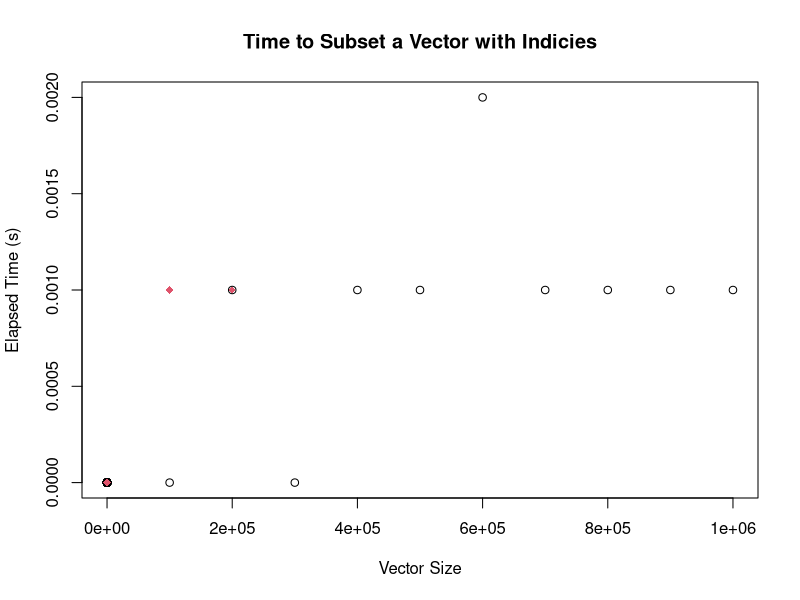

Source code (R):
#!/usr/bin/Rscript
#Creator: Daniel Wooten
#Class STATS243
#PS4

cat('*********************************************************** \n')
cat('BEGIN EXECUTION \n')

size <- 10000
boolvec <- rep(c(F,T,F,T),500000)
ivec <- vector('numeric',size)
itimes1 <- vector('numeric',size)
itimes2 <- vector('numeric',size)
itimes3 <- vector('numeric',size)
itimes4 <- vector('numeric',size)
itimes5 <- vector('numeric',size)
btimes1 <- vector('numeric',size)
btimes2 <- vector('numeric',size)
btimes3 <- vector('numeric',size)
btimes4 <- vector('numeric',size)
btimes5 <- vector('numeric',size)

for(j in seq(0,size,1000) )
{
	if( j == 0 ){
		i = 1
	}
	else{ i = j }	
	cat(c(j,i))
	cat('\n')
	length <- as.integer(i*100)
	s1 <- as.integer(i*10)
	s2 <- as.integer(i*20)
	s3 <- as.integer(i*30)
	s4 <- as.integer(i*40)
	s5 <- as.integer(i*50)
	vec <- rnorm(length)
	bol1 <- sample(boolvec,s1,replace=T)
#	bol2 <- sample(boolvec,s2,replace=T)
#	bol3 <- sample(boolvec,s3,replace=T)
#	bol4 <- sample(boolvec,s4,replace=T)
	bol5 <- sample(boolvec,s5,replace=T)
	int1 <- sample(1:length,s1,replace=F)
#	int2 <- sample(1:length,s2,replace=F)
#	int3 <- sample(1:length,s3,replace=F)
#	int4 <- sample(1:length,s4,replace=F)
	int5 <- sample(1:length,s5,replace=F)

	ivec[i] <- length	
	itimes1[i] <- system.time(vec[int1])[3] 
#	itimes2[i] <- system.time(vec[int2])[3]
#	itimes3[i] <- system.time(vec[int3])[3]
#	itimes4[i] <- system.time(vec[int4])[3]
	itimes5[i] <- system.time(vec[int5])[3]
	btimes1[i] <- system.time(vec[bol1])[3]
#	btimes2[i] <- system.time(vec[bol1])[3]
#	btimes3[i] <- system.time(vec[bol1])[3]
#	btimes4[i] <- system.time(vec[bol1])[3]
	btimes5[i] <- system.time(vec[bol1])[3]
}

plot(ivec,itimes1,xlab='Vector Size',ylab='Elapsed Time (s)', 
	main='Time to Subset a Vector with Indicies')
points(ivec,itimes5,col=2,pch=18)
par(new=F)
pdf('ps4plots.pdf')
dev.off()
cat(length(itimes1))
cat('\n')
cat(length(itimes2))
cat('\n')

cat('END EXECUTION \n')
cat('********************************************************* \n')
